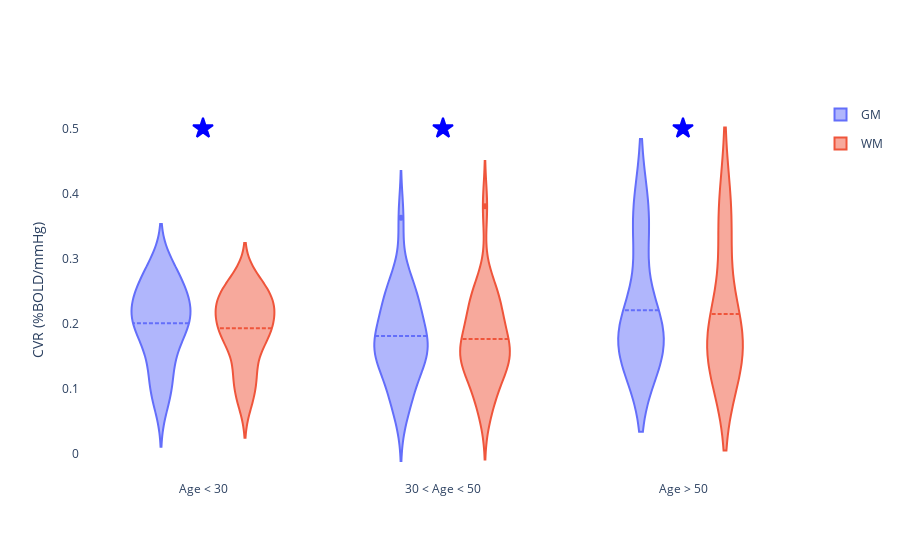

Notebook source saved alongside this figure:
### Markdown cell above
### Figure 2 (upper part): GM-CVR and WM-CVR versus age groups (violin plots)

### Code cell
tissue_display_list = ['GM', 'WM']
group_list = ['Age < 30', '30 < Age < 50', 'Age > 50']
fig = go.Figure()
for tissue in tissue_display_list:
    fig.add_trace(go.Violin(y=participants_df[tissue], x=participants_df['age_group'], legendgroup=tissue, scalegroup=tissue, name=tissue))
fig.update_traces(box_visible=False, meanline_visible=True)
fig.update_layout(violinmode='group', plot_bgcolor='white')
fig.update_yaxes(title='CVR (%BOLD/mmHg)')
for group in group_list:
    fig.add_trace(go.Scatter(x=[group], y=[0.5], marker=dict(size=15), mode='markers', marker_symbol='star', marker_line_width=2, marker_color='blue', marker_line_color='blue', showlegend=False))
fig.show()

### Figure 1 — Plotly figure (JSON) as saved in the notebook; plotly's stock layout.template omitted (floating-point values rounded to 4 significant figures)
{"data": [{"box": {"visible": false}, "legendgroup": "GM", "meanline": {"visible": true}, "name": "GM", "scalegroup": "GM", "type": "violin", "x": ["Age < 30", "30 < Age < 50", "Age < 30", "30 < Age < 50", "Age < 30", "30 < Age < 50", "Age < 30", "30 < Age < 50", "30 < Age < 50", "Age < 30", "Age < 30", "Age < 30", "30 < Age < 50", "30 < Age < 50", "Age < 30", "30 < Age < 50", "Age < 30", "Age < 30", "Age < 30", "30 < Age < 50", "30 < Age < 50", "Age > 50", "Age < 30", "Age < 30", "Age < 30", "Age < 30", "30 < Age < 50", "Age < 30", "Age < 30", "30 < Age < 50", "Age < 30", "Age < 30", "30 < Age < 50", "30 < Age < 50", "Age < 30", "30 < Age < 50", "30 < Age < 50", "Age > 50", "30 < Age < 50", "Age < 30", "30 < Age < 50", "30 < Age < 50", "30 < Age < 50", "Age > 50", "Age < 30", "Age > 50", "30 < Age < 50", "30 < Age < 50", "Age < 30", "30 < Age < 50"], "y": [0.143, 0.06069, 0.102, 0.1421, 0.1612, 0.1817, 0.2154, 0.2112, 0.1604, 0.2378, 0.2158, 0.07561, 0.1518, 0.1804, 0.09934, 0.3624, 0.2078, 0.2838, 0.2879, 0.2696, 0.1409, 0.1799, 0.2623, 0.2539, 0.1814, 0.2754, 0.09196, 0.181, 0.2317, 0.2627, 0.2235, 0.2128, 0.1473, 0.09156, 0.1904, 0.159, 0.09773, 0.184, 0.2393, 0.2454, 0.2352, 0.2393, 0.1581, 0.3604, 0.1941, 0.157, 0.1632, 0.2004, 0.1261, 0.2089]}, {"box": {"visible": false}, "legendgroup": "WM", "meanline": {"visible": true}, "name": "WM", "scalegroup": "WM", "type": "violin", "x": ["Age < 30", "30 < Age < 50", "Age < 30", "30 < Age < 50", "Age < 30", "30 < Age < 50", "Age < 30", "30 < Age < 50", "30 < Age < 50", "Age < 30", "Age < 30", "Age < 30", "30 < Age < 50", "30 < Age < 50", "Age < 30", "30 < Age < 50", "Age < 30", "Age < 30", "Age < 30", "30 < Age < 50", "30 < Age < 50", "Age > 50", "Age < 30", "Age < 30", "Age < 30", "Age < 30", "30 < Age < 50", "Age < 30", "Age < 30", "30 < Age < 50", "Age < 30", "Age < 30", "30 < Age < 50", "30 < Age < 50", "Age < 30", "30 < Age < 50", "30 < Age < 50", "Age > 50", "30 < Age < 50", "Age < 30", "30 < Age < 50", "30 < Age < 50", "30 < Age < 50", "Age > 50", "Age < 30", "Age > 50", "30 < Age < 50", "30 < Age < 50", "Age < 30", "30 < Age < 50"], "y": [0.1332, 0.06045, 0.09038, 0.1466, 0.165, 0.1809, 0.2141, 0.2072, 0.1437, 0.2251, 0.2109, 0.07817, 0.1429, 0.1704, 0.1128, 0.3802, 0.1846, 0.27, 0.2477, 0.2617, 0.1322, 0.1683, 0.2295, 0.2602, 0.1731, 0.2612, 0.08524, 0.1871, 0.2394, 0.2467, 0.1931, 0.1994, 0.1582, 0.0932, 0.2275, 0.1472, 0.1079, 0.1834, 0.2323, 0.2316, 0.2325, 0.2347, 0.1479, 0.3623, 0.1752, 0.1438, 0.1533, 0.1879, 0.1224, 0.1984]}, {"marker": {"color": "blue", "line": {"color": "blue", "width": 2}, "size": 15, "symbol": "star"}, "mode": "markers", "showlegend": false, "type": "scatter", "x": ["Age < 30"], "y": [0.5]}, {"marker": {"color": "blue", "line": {"color": "blue", "width": 2}, "size": 15, "symbol": "star"}, "mode": "markers", "showlegend": false, "type": "scatter", "x": ["30 < Age < 50"], "y": [0.5]}, {"marker": {"color": "blue", "line": {"color": "blue", "width": 2}, "size": 15, "symbol": "star"}, "mode": "markers", "showlegend": false, "type": "scatter", "x": ["Age > 50"], "y": [0.5]}], "layout": {"plot_bgcolor": "white", "violinmode": "group", "yaxis": {"title": {"text": "CVR (%BOLD/mmHg)"}}}}
